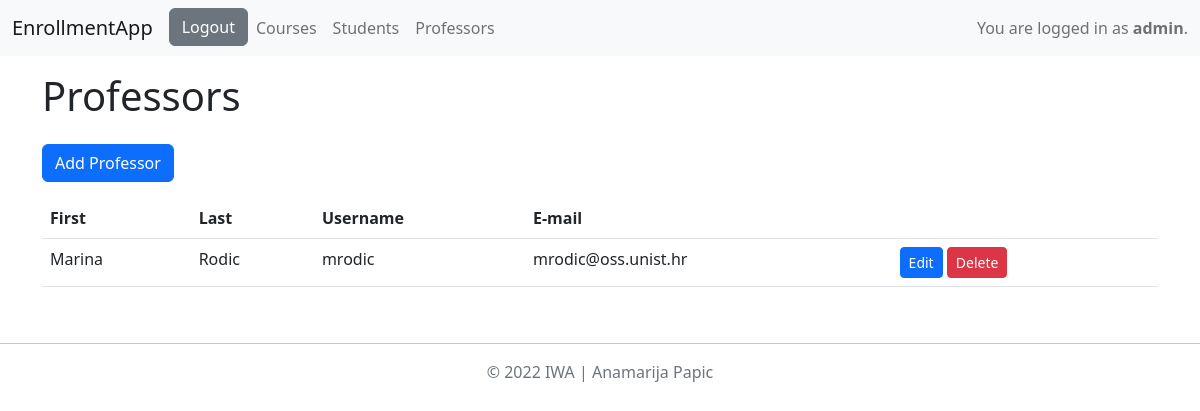
/all_professors/ (signed in), run on the app's committed database.
### app/models.py (models this page shows)
class MyUser(AbstractUser):
    STATUS = (('none', 'None'), ('redovni', 'redovni student'), ('izvanredni', 'izvanredni student'))
    role = models.ForeignKey(Role, on_delete=models.CASCADE, null=True)
    status = models.CharField(max_length=20, choices=STATUS)

### app/decorators.py (the view)
    def wrap(*args, **kwargs):
        if args[0].user.role.role == Role.ADMIN:
            return function(*args, **kwargs)
        else:
            return redirect('login')

### app/views.py (called while the page is built)
@admin_required
def all_professors(request):
    professors = MyUser.objects.filter(role_id__role=Role.PROFESOR)
    return render(request, 'all_professors.html', {"professors": professors})

### app/templates/all_professors.html (shortened to what this page needs)
{% extends 'base.html' %}
{% block all_professors %}
<h1> Professors </h1>
{% if request.user.is_superuser %}
    <a href="{% url 'add_user' 'PROFESOR' %}" class="btn btn-primary my-3" role="button">Add Professor</a>
{% endif %}
<table class="table">
    <thead>
        <tr>
            <th scope="col">First</th>
            <th scope="col">Last</th>
            <th scope="col">Username</th>
            <th scope="col">E-mail</th>
            <th scope="col"></th>
        </tr>
    </thead>
    <tbody>
        {% for professor in professors %}
            <tr>
                <td>{{professor.first_name}}</td>
                <td>{{professor.last_name}}</td>
                <td>{{professor.username}}</td>
                <td>{{professor.email}}</td>
                <td>
                    {% if request.user.is_superuser %}
                        <a href="{% url 'edit_user' professor.id %}" class="btn btn-sm btn-primary" role="button">Edit</a>
                        <button type="button" class="btn btn-sm btn-danger" data-bs-toggle="modal" data-bs-target="#deleteModal{{professor.id}}">
                            Delete
                        </button>
                    {% endif %}
                </td>
            </tr>
        {% endfor %}
    </tbody>
</table>
{% endblock %}

### app/templates/base.html (shortened to what this page needs)
<!DOCTYPE html>
<html lang="en">
<head>
    <link href="https://cdn.jsdelivr.net/npm/bootstrap@5.2.0-beta1/dist/css/bootstrap.min.css" rel="stylesheet">
</head>
<body>
    <nav class="navbar navbar-expand-lg navbar-light bg-light">
        <div class="container-fluid">
            <a class="navbar-brand" href="#">EnrollmentApp</a>
            <div class="collapse navbar-collapse" id="navbarText">
                <ul class="navbar-nav me-auto mb-2 mb-lg-0">
                    <li class="nav-item">
                        {% if request.user.is_authenticated %}
                            <a href="{% url 'logout' %}" class="btn btn-secondary" role="button">Logout</a>
                        {% else %}
                            <a href="{% url 'login' %}" class="btn btn-secondary" role="button">Login</a>
                        {% endif %}
                    </li>
                    {% if request.user.is_superuser %}
                    <li class="nav-item">
                        <a href="{% url 'all_courses' %}" class="nav-link">Courses</a>
                    </li>
                    <li class="nav-item">
                        <a href="{% url 'all_students' %}" class="nav-link">Students</a>
                    </li>
                    <li class="nav-item">
                        <a href="{% url 'all_professors' %}" class="nav-link">Professors</a>
                    </li>
                    {% endif %}
                </ul>
                {% if request.user.is_authenticated %}
                    <span class="navbar-text">
                        You are logged in as <b>{{user.username}}</b>.
                    </span>
                {% endif %}
            </div>
        </div>
    </nav>
    <div class="container my-3">
        {% block all_professors %}
        {% endblock %}
    </div>
    <footer class="py-3 my-4">
        <hr/>
        <p class="text-center text-muted">&copy; 2022 IWA | Anamarija Papic</p>
    </footer>
</body>
</html>

### data on the page
MyUser: username "admin"
MyUser: first_name "Marina", last_name "Rodic", username "mrodic", email "mrodic@oss.unist.hr"
